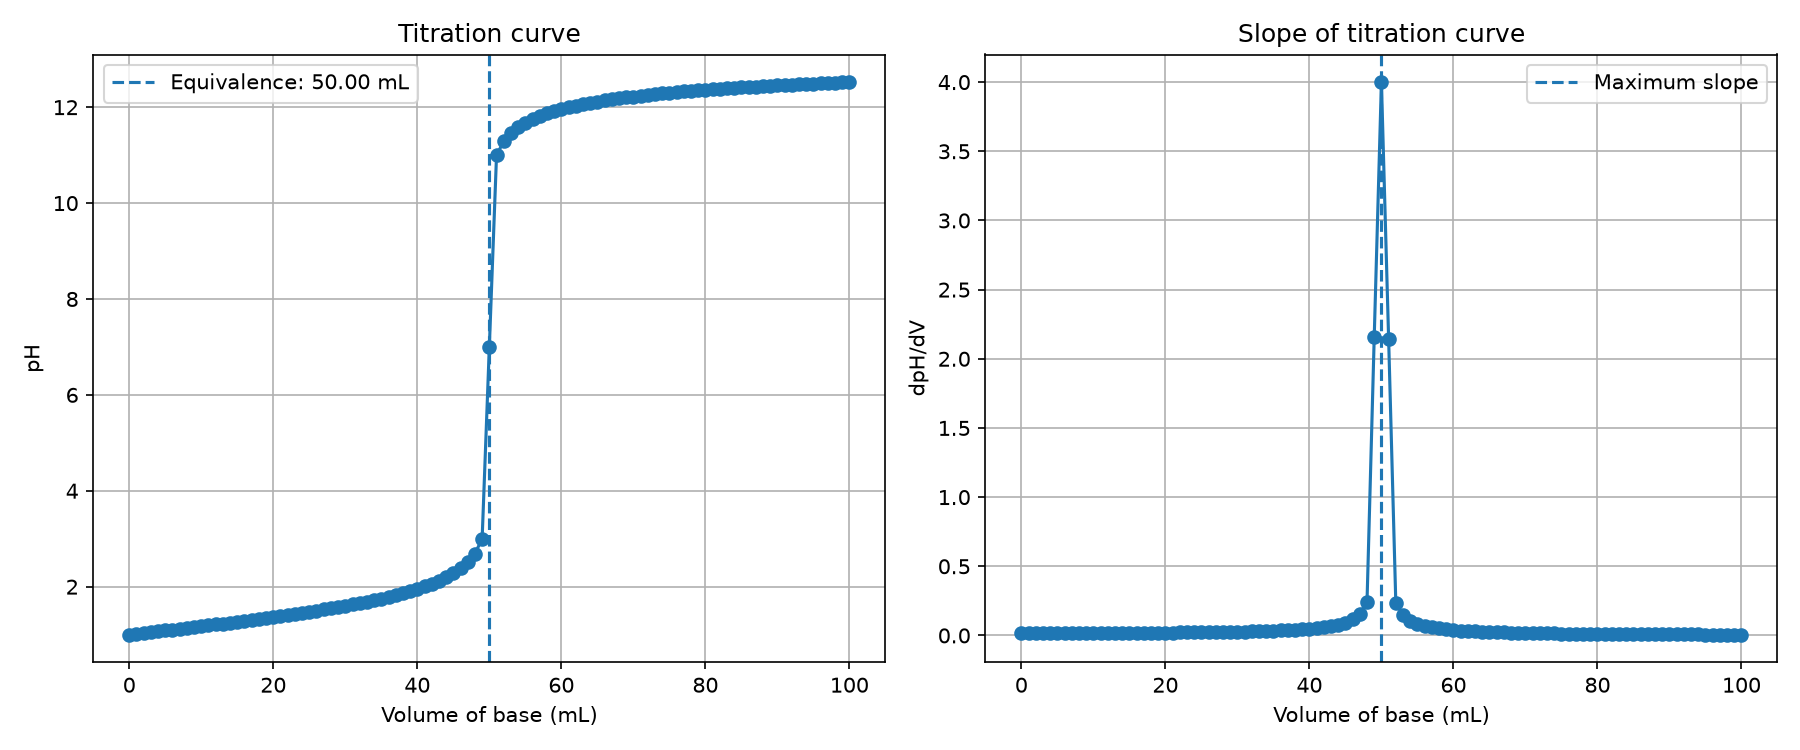

Here is the Python script that generated this plot:
import numpy as np
import matplotlib.pyplot as plt


# Read titration data
data = np.loadtxt("titration.csv", delimiter=",", skiprows=1)

V = data[:, 0]
pH = data[:, 1]

# Calculate the slope of pH with respect to volume
slope = np.gradient(pH, V)

# Find the equivalence point
index = np.argmax(slope)
V_eq = V[index]

print("Equivalence point =", V_eq, "mL")
print("Maximum slope =", slope[index])


# Plot pH and its slope side by side
fig, axes = plt.subplots(1, 2, figsize=(12, 5))

axes[0].plot(V, pH, "o-")
axes[0].axvline(V_eq, linestyle="--", label=f"Equivalence: {V_eq:.2f} mL")
axes[0].set_xlabel("Volume of base (mL)")
axes[0].set_ylabel("pH")
axes[0].set_title("Titration curve")
axes[0].legend()
axes[0].grid(True)

axes[1].plot(V, slope, "o-")
axes[1].axvline(V_eq, linestyle="--", label="Maximum slope")
axes[1].set_xlabel("Volume of base (mL)")
axes[1].set_ylabel("dpH/dV")
axes[1].set_title("Slope of titration curve")
axes[1].legend()
axes[1].grid(True)

plt.tight_layout()
plt.savefig("titration.png", dpi=150)
plt.show()
